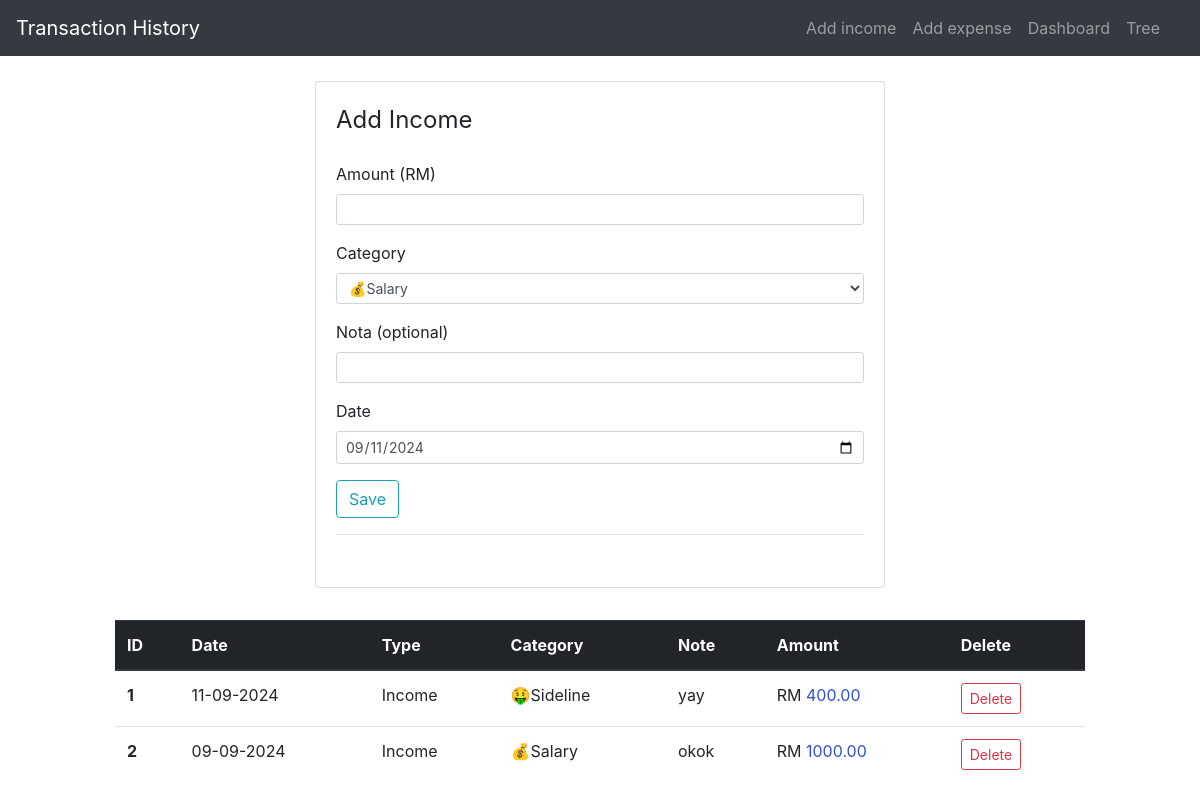
Before: /addincome with the older database file.
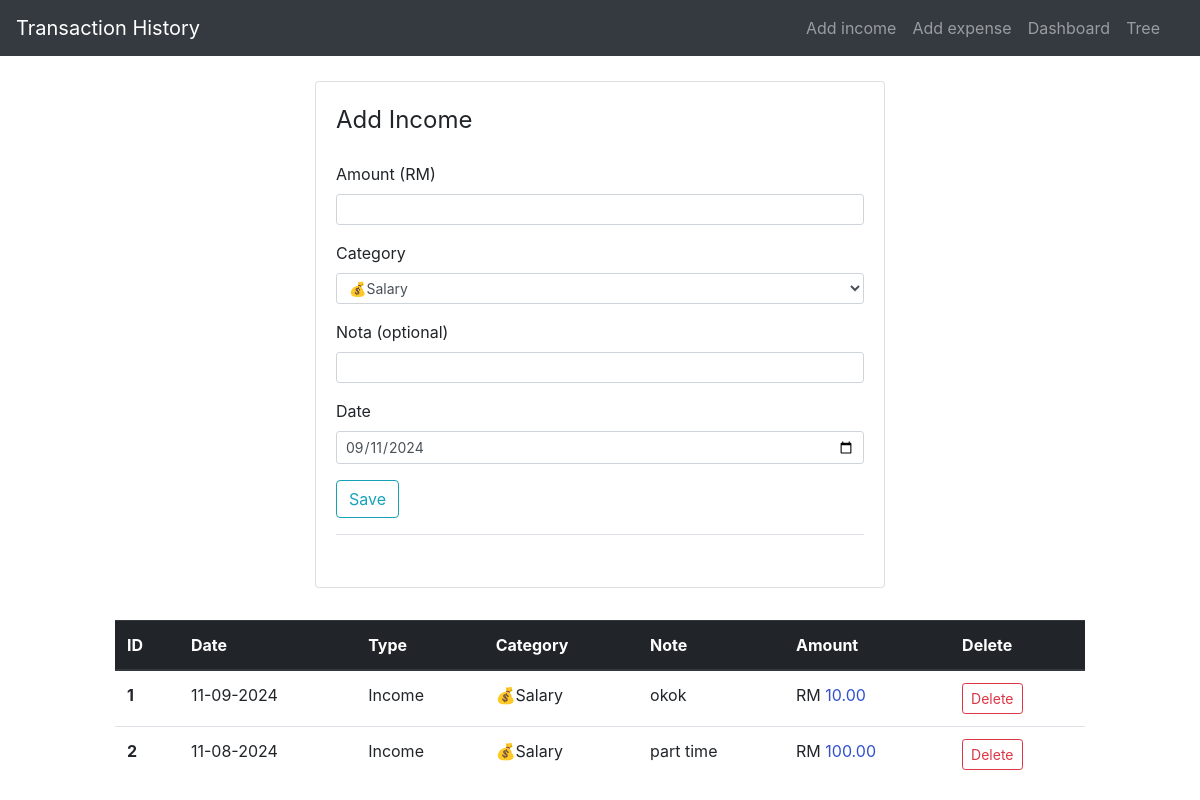
After: the same page with the newer database file.
### application/models.py (models this page shows, shortened)
class add_incomes(db.Model):
    id = db.Column(db.Integer, primary_key=True)
    amount = db.Column(db.Double, nullable=False)
    category = db.Column(db.String(30),nullable=False)
    date = db.Column(db.DateTime, nullable=False)
    type = db.Column(db.String(10), nullable=False, default= 'Income')
    nota = db.Column(db.String(15))

### application/routes.py (the view, shortened to what this page needs)
@app.route('/addincome', methods = ["POST", "GET"])
def add_income():
    form = IncomeForm()
    incomes = add_incomes.query.order_by(add_incomes.date.desc()).all()
    return render_template('add_income.html', title="Add income", form=form, incomes=incomes)

### application/form.py
class IncomeForm(FlaskForm):
    amount = DecimalField('Amount (RM)', validators = [DataRequired(), NumberRange(min=0.01)])
    category = SelectField ('Category', validators=[DataRequired()],
                                            choices =[('💰Salary', '💰Salary'),
                                                      ('💵Bonus','💵Bonus'),
                                                      ('💸Allowance','💸Allowance'),
                                                      ('🤑Sideline','🤑Sideline')])
    date = DateField('Date', format='%Y-%m-%d',default=date.today,  validators = [DataRequired()])
    nota = StringField('Nota (optional)',validators = [Optional()])
    submit = SubmitField('Save')

### application/templates/add_income.html (shortened to what this page needs)
{% extends 'layout.html' %}
{% block content %}
<div class="col-xs-10 col-sm-6 col-md-6 ml-auto mr-auto">
    <div class="card card-style mb-2">
        <div class="card-body">
            <form action="" method="POST">
                <fieldset class="form-group">
                        <legend class="mb-4">Add Income</legend>
                    <div class="form-group">
                        {{ form.amount.label(class="form-control-label") }}
                        {% if form.amount.errors %}
                        {{ form.amount(class="form-control form-control-sm is-invalid") }}
                        {% for error in form.amount.errors %}
                        <div class="invalid-feedback">
                            <span>{{error}}</span>
                        </div>
                        {% endfor %}
                        {% else %}
                        {{ form.amount(class="form-control form-control-sm") }}
                        {% endif %}
                    </div>
                    <div class="form-group">
                        {{ form.category.label(class = "form-control-label") }}
                        {{ form.category(class = "form-control form-control-sm") }}
                    </div>
                    <div class="form-group">
                        {{ form.nota.label(class = "form-control-label") }}
                        {{ form.nota(class = "form-control form-control-sm") }}
                    </div>
                    <div class="form-group">
                        {{ form.date.label(class = "form-control-label") }}
                        {{ form.date(class = "form-control form-control-sm") }}
                    </div>
                    <div class="form-group border-bottom pb-3">
                        {{ form.submit(class="btn btn-outline-info")}}
                    </div>
                </fieldset>
            </form>
        </div>
    </div>
</div>
<div class="col-sm-10 ml-auto mr-auto ">
    <br>
    <table class="table">
        <thead class="thead-dark">
            <tr>
                <th scope="col">ID</th>
                <th scope="col">Date</th>
                <th scope="col">Type</th>
                <th scope="col">Category</th>
                <th scope="col">Note</th>
                <th scope="col">Amount</th>
                <th scope="col">Delete</th>
            </tr>
        </thead>
        <tbody>
            {% for entry in incomes %}
                    <tr>
                        <th scope="row">{{loop.index}}</th>
                        <td>{{entry.date.strftime("%d-%m-%Y")}}</td>
                        <td>{{entry.type}}</td>
                        <td>{{entry.category }}</td>
                        <td>{{entry.nota }}</td>
                        <td class="amount-field">RM <span style="color: rgb(49, 81, 207);">{{ "{:.2f}".format(entry.amount) }}</span></td>
                        <td><a href="{{ url_for('delete', entry_id = entry.id,entry_type=entry.type ,next=url_for('add_income') ) }}"  class="btn btn-outline-danger btn-sm">Delete</a></td>
                    </tr>
            {% endfor %}
        </tbody>
    </table>
</div>
{% endblock %}

Changed rows visible on the page:
removed add_incomes: date "11-09-2024", type "Income", category "🤑Sideline", nota "yay", amount "400.00"
removed add_incomes: date "09-09-2024", type "Income", category "💰Salary", nota "okok", amount "1000.00"
added add_incomes: date "11-09-2024", type "Income", category "💰Salary", nota "okok", amount "10.00"
added add_incomes: date "11-08-2024", type "Income", category "💰Salary", nota "part time", amount "100.00"
